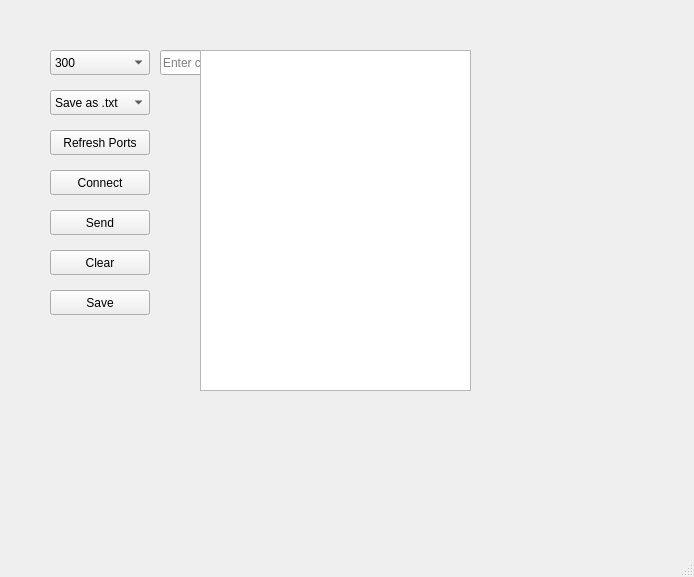
<?xml version="1.0" encoding="UTF-8"?>
<ui version="4.0">
 <class>MainWindow</class>
 <widget class="QMainWindow" name="MainWindow">
  <property name="geometry">
   <rect>
    <x>0</x>
    <y>0</y>
    <width>694</width>
    <height>577</height>
   </rect>
  </property>
  <property name="windowTitle">
   <string>MainWindow</string>
  </property>
  <widget class="QWidget" name="centralwidget">
   <widget class="QComboBox" name="baudRateComboBox">
    <property name="geometry">
     <rect>
      <x>50</x>
      <y>50</y>
      <width>100</width>
      <height>25</height>
     </rect>
    </property>
    <item>
     <property name="text">
      <string>300</string>
     </property>
    </item>
    <item>
     <property name="text">
      <string>600</string>
     </property>
    </item>
    <item>
     <property name="text">
      <string>1200</string>
     </property>
    </item>
    <item>
     <property name="text">
      <string>2400</string>
     </property>
    </item>
    <item>
     <property name="text">
      <string>4800</string>
     </property>
    </item>
    <item>
     <property name="text">
      <string>9600</string>
     </property>
    </item>
    <item>
     <property name="text">
      <string>19200</string>
     </property>
    </item>
    <item>
     <property name="text">
      <string>38400</string>
     </property>
    </item>
    <item>
     <property name="text">
      <string>57600</string>
     </property>
    </item>
    <item>
     <property name="text">
      <string>115200</string>
     </property>
    </item>
    <item>
     <property name="text">
      <string>Custom</string>
     </property>
    </item>
   </widget>
   <widget class="QLineEdit" name="customBaudRateLineEdit">
    <property name="geometry">
     <rect>
      <x>160</x>
      <y>50</y>
      <width>100</width>
      <height>25</height>
     </rect>
    </property>
    <property name="visible">
     <bool>false</bool>
    </property>
    <property name="placeholderText">
     <string>Enter custom rate</string>
    </property>
   </widget>
   <widget class="QComboBox" name="fileFormatComboBox">
    <property name="geometry">
     <rect>
      <x>50</x>
      <y>90</y>
      <width>100</width>
      <height>25</height>
     </rect>
    </property>
    <item>
     <property name="text">
      <string>Save as .txt</string>
     </property>
    </item>
    <item>
     <property name="text">
      <string>Save as .csv</string>
     </property>
    </item>
   </widget>
   <widget class="QPushButton" name="refreshPortsButton">
    <property name="geometry">
     <rect>
      <x>50</x>
      <y>130</y>
      <width>100</width>
      <height>25</height>
     </rect>
    </property>
    <property name="text">
     <string>Refresh Ports</string>
    </property>
   </widget>
   <widget class="QPushButton" name="connectButton">
    <property name="geometry">
     <rect>
      <x>50</x>
      <y>170</y>
      <width>100</width>
      <height>25</height>
     </rect>
    </property>
    <property name="text">
     <string>Connect</string>
    </property>
   </widget>
   <widget class="QPushButton" name="sendButton">
    <property name="geometry">
     <rect>
      <x>50</x>
      <y>210</y>
      <width>100</width>
      <height>25</height>
     </rect>
    </property>
    <property name="text">
     <string>Send</string>
    </property>
   </widget>
   <widget class="QPushButton" name="pushButton_3">
    <property name="geometry">
     <rect>
      <x>50</x>
      <y>250</y>
      <width>100</width>
      <height>25</height>
     </rect>
    </property>
    <property name="text">
     <string>Clear</string>
    </property>
   </widget>
   <widget class="QPushButton" name="saveButton">
    <property name="geometry">
     <rect>
      <x>50</x>
      <y>290</y>
      <width>100</width>
      <height>25</height>
     </rect>
    </property>
    <property name="text">
     <string>Save</string>
    </property>
   </widget>
   <widget class="QTextEdit" name="textEdit">
    <property name="geometry">
     <rect>
      <x>200</x>
      <y>50</y>
      <width>271</width>
      <height>341</height>
     </rect>
    </property>
   </widget>
  </widget>
  <widget class="QMenuBar" name="menubar">
   <property name="geometry">
    <rect>
     <x>0</x>
     <y>0</y>
     <width>694</width>
     <height>21</height>
    </rect>
   </property>
  </widget>
  <widget class="QStatusBar" name="statusbar"/>
 </widget>
 <resources/>
 <connections/>
</ui>
